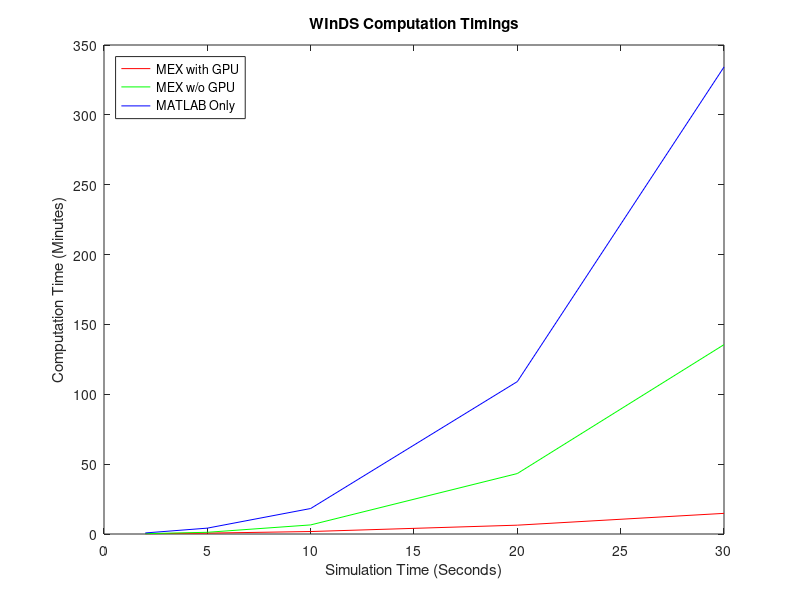
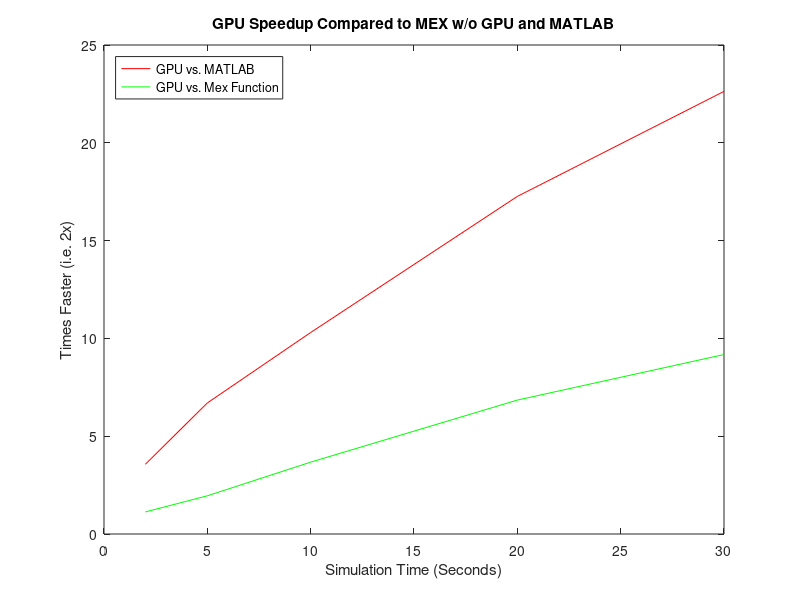

Write the MATLAB code that produced these figures, in order.
clc
clear all
close all

simlen = [2.0 5.0 10.0 20.0 30.0];

matsimlen = [2.0 5.0 10.0 20.0 30.0];

mexnogpusimlen = [2.0 5.0 10.0 20.0 30.0];

gpuwalltime = [12.783 37.589 106.271 379.250 886.314];

mexnogpuwalltime = [14.413 73.423 390.337 2596.392 8131.897];

matwalltime = [45.546 251.837 1094.687 6545.483 20056.238];

plot(simlen,gpuwalltime./60,'r');
hold on

plot(mexnogpusimlen,mexnogpuwalltime./60,'g');
hold on

plot(matsimlen,matwalltime./60,'b');

title('WInDS Computation Timings');
xlabel('Simulation Time (Seconds)');
ylabel('Computation Time (Minutes)');

l = legend ('MEX with GPU', 'MEX w/o GPU', 'MATLAB Only');

set(l,'Location', 'NorthWest');


figure(2)

gpuspeedupmat = matwalltime./gpuwalltime;

gpuspeedupmex = mexnogpuwalltime./gpuwalltime;

plot(simlen,gpuspeedupmat,'r');
hold on

plot(simlen,gpuspeedupmex,'g');
hold on

title('GPU Speedup Compared to MEX w/o GPU and MATLAB');
xlabel('Simulation Time (Seconds)');
ylabel('Times Faster (i.e. 2x)');

a = legend ('GPU vs. MATLAB', 'GPU vs. Mex Function');

set(a,'Location', 'NorthWest');